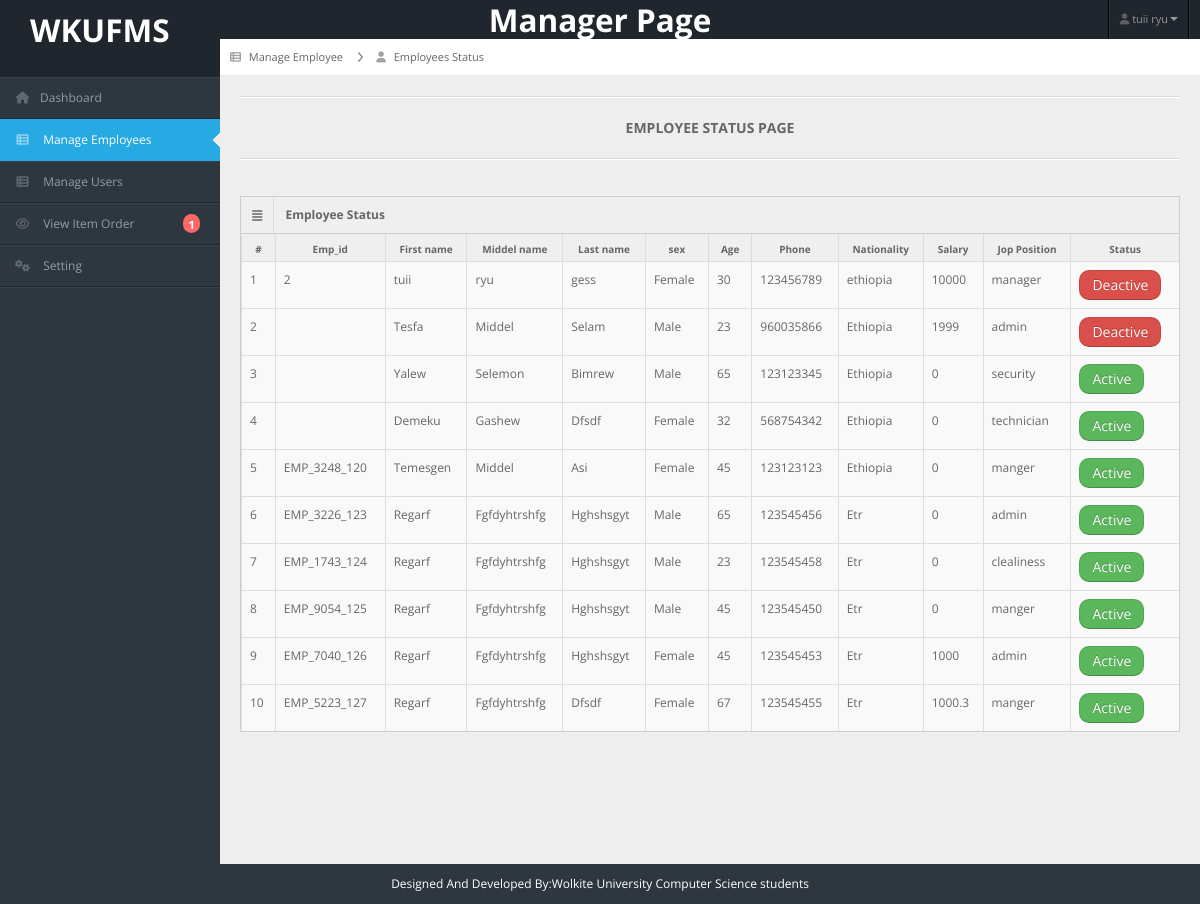
Page /manager/employee_status.php (signed in) on the earlier database version.
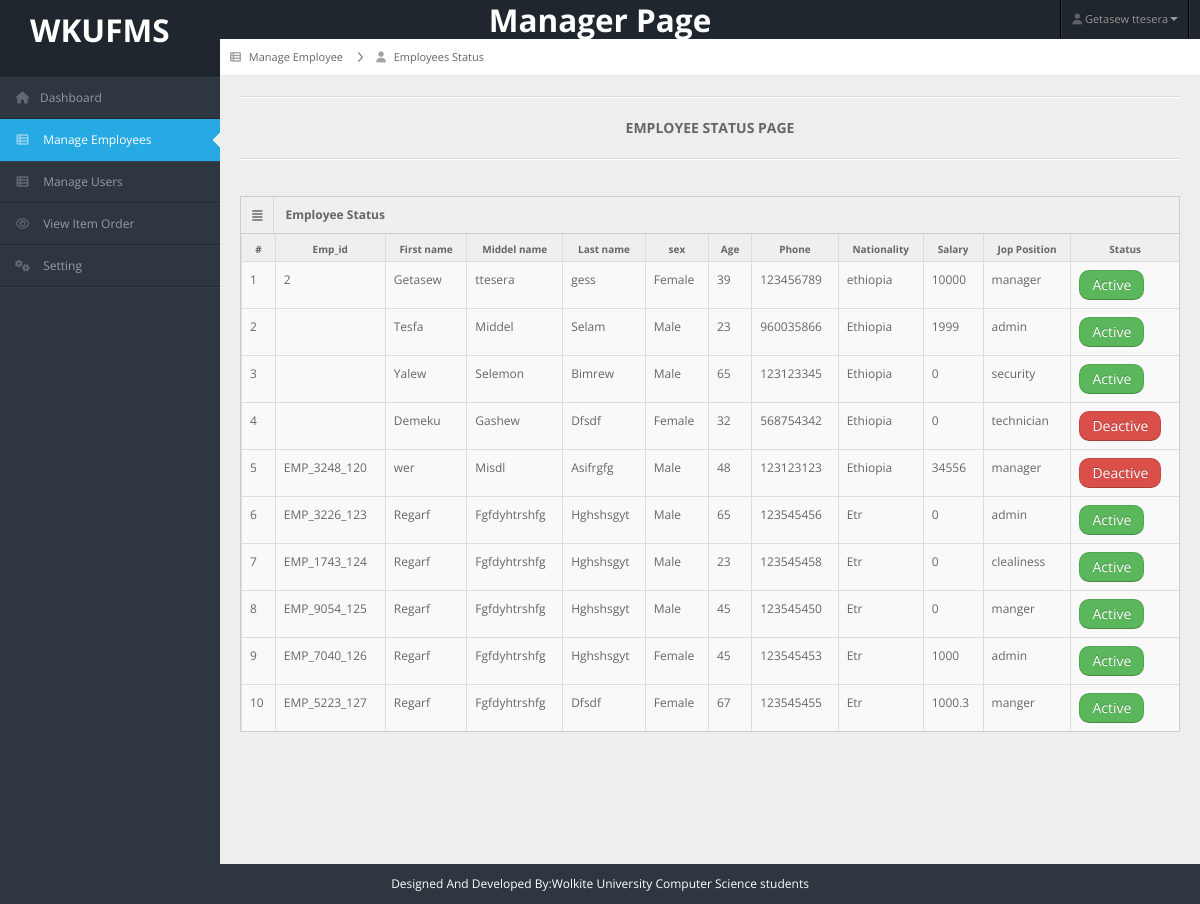
Same page on the later database version.
### tables this page shows
CREATE TABLE `employee` (
  `id` int(11) NOT NULL AUTO_INCREMENT,
  `emp_id` varchar(50) DEFAULT NULL,
  `fname` varchar(50) NOT NULL,
  `mname` varchar(50) NOT NULL,
  `lname` varchar(50) NOT NULL,
  `gender` varchar(20) NOT NULL,
  `age` int(11) NOT NULL,
  `gmail` varchar(100) NOT NULL,
  `phone` int(11) NOT NULL,
  `nationality` varchar(100) NOT NULL,
  `address` varchar(255) NOT NULL,
  `salary` float NOT NULL,
  `jop_position` varchar(100) NOT NULL,
  `status` int(100) NOT NULL,
  `avater` varchar(100) NOT NULL,
  PRIMARY KEY (`id`)
);

### manager/employee_status.php (the view, shortened to what this page needs)
<?php
include("header.php");
include("../connection.php")
?>
<div id="content">
    <div id="content-header">
        <div id="breadcrumb"><a href="#"><i class="icon icon-th-list"></i> <span>Manage Employee</span></a>
            <a href="employee_status.php" title="Go to User View Employees" class="tip-bottom">
                <i class="icon-user"></i> Employees Status
            </a>
        </div>
    </div>
    <div class="container-fluid">
        <hr>
        <center>
            <h5>EMPLOYEE STATUS PAGE</h5>
        </center>
        <hr>
        <div class="row-fluid">
            <div class="span12">
                <div class="widget-box">
                    <div class="widget-title"> <span class="icon"> <i class="icon-align-justify"></i> </span>
                        <h5>Employee Status</h5>
                    </div>
                    <div class="widget-content nopadding">
                        <table class="table table-bordered table-striped">
                            <thead>
                                <tr>
                                    <th>#</th>
                                    <th>Emp_id</th>
                                    <th>First name</th>
                                    <th>Middel name</th>
                                    <th>Last name</th>
                                    <th>sex</th>
                                    <th>Age</th>
                                    <th>Phone</th>
                                    <th>Nationality</th>
                                    <th>Salary</th>
                                    <th>Jop Position</th>
                                    <th>Status</th>
                                </tr>
                            </thead>
                            <tbody>
                                <?php
                                $result = mysqli_query($con, "select *from employee;");
                                $no = 1;
                                while ($row = mysqli_fetch_array($result)) {
                                ?>
                                <tr>
                                    <td><?php echo $no; ?></td>
                                    <td><?php echo $row["emp_id"]; ?></td>
                                    <td><?php echo $row["fname"]; ?></td>
                                    <td><?php echo $row["mname"]; ?></td>
                                    <td><?php echo $row["lname"]; ?></td>
                                    <td><?php
                                            if ($row["gender"] == "m") {
                                                echo "Male";
                                            } else {
                                                echo "Female";
                                            }
                                            ?>
                                    </td>
                                    <td><?php echo $row["age"]; ?></td>
                                    <td><?php echo $row["phone"]; ?></td>
                                    <td><?php echo $row["nationality"]; ?></td>
                                    <td><?php echo $row["salary"]; ?></td>
                                    <td><?php echo $row["jop_position"]; ?></td>
                                    <td>
                                        <?php
                                            if ($row["status"] == "1") {
                                            ?>
                                        <a href="employee_status_edite.php?id=<?php echo $row['id'] ?>"
                                            class="btn btn-success" style="border-radius:10px">Active</a>
                                        <?php
                                            } else { ?>
                                        <a href="employee_status_edite.php?id=<?php echo $row['id'] ?>"
                                            class="btn btn-danger" style="border-radius:10px">Deactive</a>
                                        <?php
                                            }
                                            ?>
                                    </td>
                                </tr>
                                <?php
                                    $no++;
                                }
                                ?>
                            </tbody>
                        </table>
                    </div>
                </div>
            </div>
        </div>
    </div>
</div>
<?php
include("footer.php");
?>

### manager/header.php (shortened to what this page needs)
<?php
include("../connection.php");
$full_name = $_SESSION['fname'] . ' ' . $_SESSION['mname'];
$result = mysqli_query($con, "SELECT *from item_order where aprove='0';");
$un_read = mysqli_num_rows($result);
?>
<!DOCTYPE html>
<html lang="en">
<head>
    <link rel="stylesheet" href="../bootstrap/css/bootstrap.min.css" />
    <link rel="stylesheet" href="../bootstrap/css/bootstrap-responsive.min.css" />
    <link rel="stylesheet" href="../bootstrap/css/fullcalendar.css" />
    <link rel="stylesheet" href="../bootstrap/css/matrix-style.css" />
    <link rel="stylesheet" href="../bootstrap/css/matrix-media.css" />
    <link rel="stylesheet" href="../bootstrap/font-awesome/css/font-awesome.css" />
    <link rel="stylesheet" href="../bootstrap/css/jquery.gritter.css" />
    <link rel="stylesheet" href="../boot/all.min.css" />
</head>
<body>
    <div id="header">
        <h2 style="color: white;position: absolute">
            <a href="demo.php" style="color:white; margin-left: 30px; margin-top: 40px">WKUFMS</a>
        </h2>
        <h2 style="color: white;">
            <center>Manager Page</center>
        </h2>
    </div>
    <div id="user-nav" class="navbar navbar-inverse">
        <ul class="nav">
            <li class="dropdown" id="profile-messages">
                <a title="Your profile" href="#" data-toggle="dropdown" data-target="#profile-messages"
                    class="dropdown-toggle"><i class="icon icon-user"></i> <span
                        class="text"><?php echo $full_name; ?></span><b class="caret"></b></a>
            </li>
        </ul>
    </div>
    <div id="sidebar">
        <?php $page_active = substr($_SERVER["SCRIPT_NAME"], strrpos($_SERVER["SCRIPT_NAME"], "/") + 1); ?>
        <ul id="bar">
            <li class="<?= $page_active == 'home.php' ? 'active' : '' ?>">
                <a href="home.php"><i class="icon icon-home"></i><span>Dashboard</span></a>
            </li>
            <li class="submenu  <?= $page_active == 'employee_regi.php' ||
                                    $page_active == 'update_employees.php' ||
                                    $page_active == 'employee_status.php' ||
                                    $page_active == 'employee_edite.php' ||
                                    $page_active == 'view_employee.php' ? 'active' : '' ?>" id="btn"><a href="#"><i
                        class="icon icon-th-list"></i> <span>Manage
                        Employees</span></a>
            </li>
            <li class="submenu <?= $page_active == 'user_regi.php' ||
                                    $page_active == 'update_users.php' ||
                                    $page_active == 'user_status.php' ||
                                    $page_active == 'user_edite.php' ||
                                    $page_active == 'view_user.php' ? 'active' : '' ?>" id="btn"><a href="#"><i
                        class="icon icon-th-list"></i> <span>Manage Users</span></a>
            </li>
            <li class="<?= $page_active == 'view_item_order.php' ? 'active' : '' ?>">
                <a href="view_item_order.php"><i class="icon-eye-open"></i>
                    <span>View Item Order</span>
                    <?php if ($un_read > 0) {
                        echo '<span class="label label-important" style="border-radius:30px">' . $un_read . '</span>';
                    } ?></a>
            </li>
            <li class="submenu <?= $page_active == 'profile.php' || $page_active == 'change_password.php' || $page_active == 'edit_profile.php'  ? 'active' : '' ?>"
                id="btn"><a href="#"><i class="icon icon-cogs"></i> <span>Setting</span></a>
            </li>
        </ul>
    </div>

### manager/footer.php (shortened to what this page needs)
<div class="row-fluid">
    <div id="footer" class="span12" style="color:white">Designed And Developed By:Wolkite University Computer Science
        students</div>
</div>
</body>
</html>

Differences in the rows shown:
changed employee "gess": fname "tuii" → "Getasew"; mname "ryu" → "ttesera"; age "30" → "39"; status "Deactive" → "Active"
changed employee "Tesfa": status "Deactive" → "Active"
changed employee "Demeku": status "Active" → "Deactive"
changed employee "EMP_3248_120": fname "Temesgen" → "wer"; mname "Middel" → "Misdl"; lname "Asi" → "Asifrgfg"; age "45" → "48"; salary "0" → "34556"; jop_position "manger" → "manager"; gender "Female" → "Male"; status "Active" → "Deactive"
Other differences:
$full_name: "tuii ryu" → "Getasew ttesera"
$un_read: "1" → (not shown)
